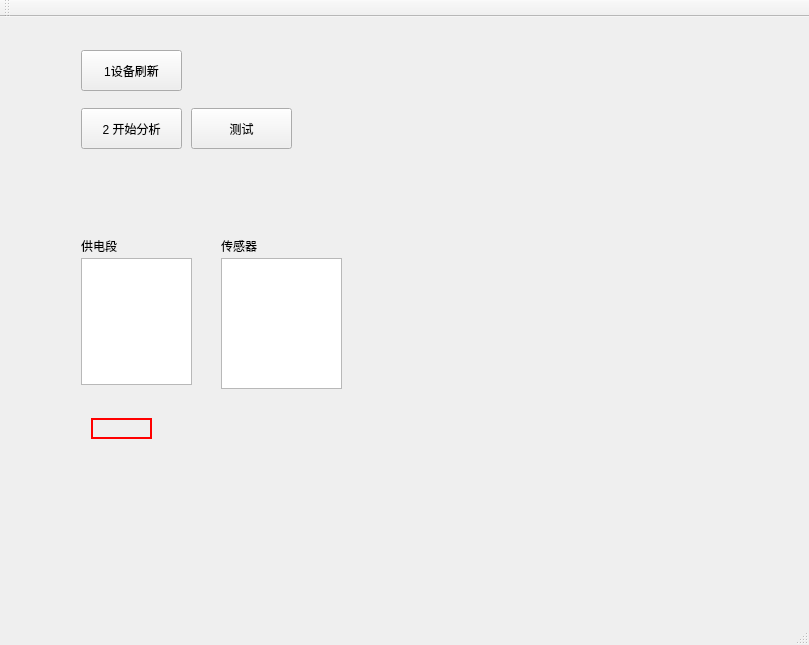
<?xml version="1.0" encoding="UTF-8"?>
<ui version="4.0">
 <class>MainWindow</class>
 <widget class="QMainWindow" name="MainWindow">
  <property name="geometry">
   <rect>
    <x>0</x>
    <y>0</y>
    <width>809</width>
    <height>645</height>
   </rect>
  </property>
  <property name="windowTitle">
   <string>MainWindow</string>
  </property>
  <widget class="QWidget" name="centralWidget">
   <layout class="QGridLayout" name="gridLayout_2">
    <item row="0" column="0">
     <widget class="QStackedWidget" name="stackedWidget">
      <property name="currentIndex">
       <number>1</number>
      </property>
      <widget class="QWidget" name="page">
       <widget class="QGroupBox" name="groupBox">
        <property name="geometry">
         <rect>
          <x>383</x>
          <y>11</y>
          <width>371</width>
          <height>461</height>
         </rect>
        </property>
        <property name="title">
         <string>IP</string>
        </property>
        <layout class="QGridLayout" name="gridLayout">
         <item row="0" column="0">
          <widget class="QTableView" name="tbIP">
           <property name="minimumSize">
            <size>
             <width>300</width>
             <height>0</height>
            </size>
           </property>
          </widget>
         </item>
        </layout>
       </widget>
       <widget class="QWidget" name="widget" native="true">
        <property name="geometry">
         <rect>
          <x>10</x>
          <y>20</y>
          <width>311</width>
          <height>361</height>
         </rect>
        </property>
        <widget class="QWidget" name="layoutWidget">
         <property name="geometry">
          <rect>
           <x>10</x>
           <y>10</y>
           <width>173</width>
           <height>86</height>
          </rect>
         </property>
         <layout class="QVBoxLayout" name="verticalLayout">
          <item>
           <widget class="QLineEdit" name="lineEdit_ip"/>
          </item>
          <item>
           <widget class="QLineEdit" name="lineEdit_port"/>
          </item>
          <item>
           <widget class="QPushButton" name="pushButton_startS">
            <property name="sizePolicy">
             <sizepolicy hsizetype="Fixed" vsizetype="Fixed">
              <horstretch>0</horstretch>
              <verstretch>0</verstretch>
             </sizepolicy>
            </property>
            <property name="text">
             <string>开启服务</string>
            </property>
           </widget>
          </item>
         </layout>
        </widget>
        <widget class="QLineEdit" name="lneDate">
         <property name="geometry">
          <rect>
           <x>20</x>
           <y>190</y>
           <width>171</width>
           <height>21</height>
          </rect>
         </property>
        </widget>
        <widget class="QRadioButton" name="rdbCurDay">
         <property name="geometry">
          <rect>
           <x>16</x>
           <y>108</y>
           <width>87</width>
           <height>19</height>
          </rect>
         </property>
         <property name="text">
          <string>当天数据</string>
         </property>
        </widget>
        <widget class="QPushButton" name="pbtnSetDate">
         <property name="geometry">
          <rect>
           <x>110</x>
           <y>160</y>
           <width>93</width>
           <height>28</height>
          </rect>
         </property>
         <property name="text">
          <string>设置</string>
         </property>
        </widget>
        <widget class="QRadioButton" name="rdbCurMonth">
         <property name="geometry">
          <rect>
           <x>16</x>
           <y>139</y>
           <width>87</width>
           <height>19</height>
          </rect>
         </property>
         <property name="text">
          <string>当月数据</string>
         </property>
        </widget>
        <widget class="QRadioButton" name="rdbOther">
         <property name="geometry">
          <rect>
           <x>16</x>
           <y>170</y>
           <width>87</width>
           <height>19</height>
          </rect>
         </property>
         <property name="text">
          <string>指定日期</string>
         </property>
        </widget>
        <widget class="QLabel" name="label">
         <property name="geometry">
          <rect>
           <x>40</x>
           <y>280</y>
           <width>130</width>
           <height>50</height>
          </rect>
         </property>
         <property name="minimumSize">
          <size>
           <width>130</width>
           <height>50</height>
          </size>
         </property>
         <property name="styleSheet">
          <string notr="true">border:2px solid red</string>
         </property>
         <property name="text">
          <string>连接数量</string>
         </property>
        </widget>
        <widget class="QPushButton" name="pbtnUpdateTable">
         <property name="geometry">
          <rect>
           <x>190</x>
           <y>290</y>
           <width>93</width>
           <height>28</height>
          </rect>
         </property>
         <property name="sizePolicy">
          <sizepolicy hsizetype="Fixed" vsizetype="Fixed">
           <horstretch>0</horstretch>
           <verstretch>0</verstretch>
          </sizepolicy>
         </property>
         <property name="text">
          <string>刷新表格</string>
         </property>
        </widget>
       </widget>
      </widget>
      <widget class="QWidget" name="page_2">
       <widget class="QPushButton" name="pbtnReflash">
        <property name="geometry">
         <rect>
          <x>70</x>
          <y>22</y>
          <width>101</width>
          <height>41</height>
         </rect>
        </property>
        <property name="text">
         <string>1设备刷新</string>
        </property>
       </widget>
       <widget class="QListWidget" name="lsDeviceType">
        <property name="geometry">
         <rect>
          <x>210</x>
          <y>230</y>
          <width>121</width>
          <height>131</height>
         </rect>
        </property>
       </widget>
       <widget class="QPushButton" name="test_2">
        <property name="geometry">
         <rect>
          <x>180</x>
          <y>80</y>
          <width>101</width>
          <height>41</height>
         </rect>
        </property>
        <property name="sizePolicy">
         <sizepolicy hsizetype="Fixed" vsizetype="Fixed">
          <horstretch>0</horstretch>
          <verstretch>0</verstretch>
         </sizepolicy>
        </property>
        <property name="text">
         <string>测试</string>
        </property>
       </widget>
       <widget class="QListWidget" name="lsDepartment">
        <property name="geometry">
         <rect>
          <x>70</x>
          <y>230</y>
          <width>111</width>
          <height>127</height>
         </rect>
        </property>
       </widget>
       <widget class="QLabel" name="label_3">
        <property name="geometry">
         <rect>
          <x>210</x>
          <y>210</y>
          <width>72</width>
          <height>15</height>
         </rect>
        </property>
        <property name="text">
         <string>传感器</string>
        </property>
       </widget>
       <widget class="QPushButton" name="pbtnAnalysis">
        <property name="geometry">
         <rect>
          <x>70</x>
          <y>80</y>
          <width>101</width>
          <height>41</height>
         </rect>
        </property>
        <property name="sizePolicy">
         <sizepolicy hsizetype="Fixed" vsizetype="Fixed">
          <horstretch>0</horstretch>
          <verstretch>0</verstretch>
         </sizepolicy>
        </property>
        <property name="text">
         <string>2 开始分析</string>
        </property>
       </widget>
       <widget class="QLabel" name="label_2">
        <property name="geometry">
         <rect>
          <x>70</x>
          <y>210</y>
          <width>72</width>
          <height>15</height>
         </rect>
        </property>
        <property name="text">
         <string>供电段</string>
        </property>
       </widget>
       <widget class="QLabel" name="lblCurIndex">
        <property name="geometry">
         <rect>
          <x>80</x>
          <y>390</y>
          <width>61</width>
          <height>21</height>
         </rect>
        </property>
        <property name="styleSheet">
         <string notr="true">border:2px solid red</string>
        </property>
        <property name="text">
         <string/>
        </property>
       </widget>
      </widget>
     </widget>
    </item>
   </layout>
  </widget>
  <widget class="QMenuBar" name="menuBar">
   <property name="geometry">
    <rect>
     <x>0</x>
     <y>0</y>
     <width>809</width>
     <height>23</height>
    </rect>
   </property>
  </widget>
  <widget class="QToolBar" name="mainToolBar">
   <attribute name="toolBarArea">
    <enum>TopToolBarArea</enum>
   </attribute>
   <attribute name="toolBarBreak">
    <bool>false</bool>
   </attribute>
  </widget>
  <widget class="QStatusBar" name="statusBar"/>
 </widget>
 <layoutdefault spacing="6" margin="11"/>
 <resources/>
 <connections/>
</ui>
